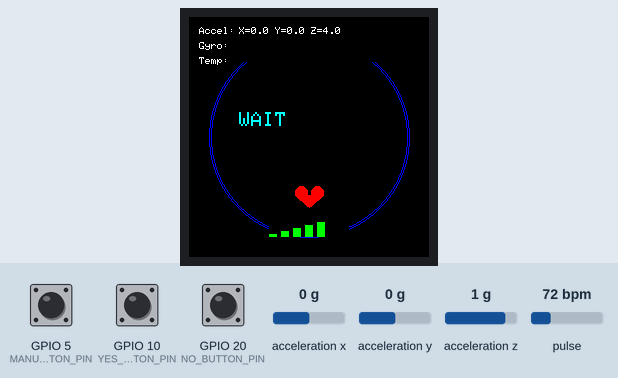
A sketch run on a simulated ESP32-S3. Parts: 240×240 colour display. Wiring (inferred from the names in the program): MPU-9250 motion sensor at I2C address 0x68. The test bench sets the inputs (shaded band); at power-on: acceleration x 0 g, GPIO 10 (YES_BUTTON_PIN) HIGH, acceleration y 0 g, GPIO 20 (NO_BUTTON_PIN) HIGH, acceleration z 1 g, GPIO 5 (MANUAL_BUTTON_PIN) HIGH, pulse 72 bpm. What the sketch prints to the serial monitor is not drawn.

Above: at 3.6 s.
3.7 s: acceleration x set to -1.4 g
At 4.9 s:
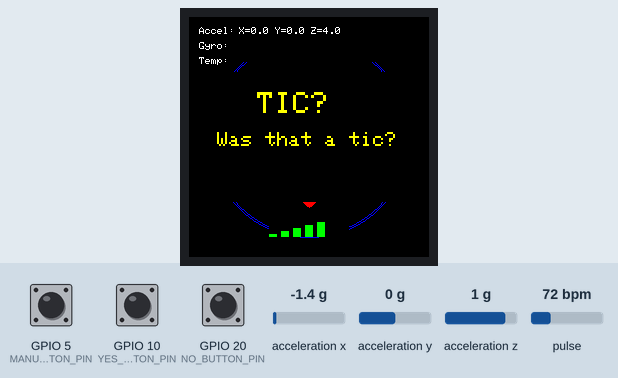
5.2 s: GPIO 10 (YES_BUTTON_PIN) pulled LOW for 0.15 s
At 5.7 s:
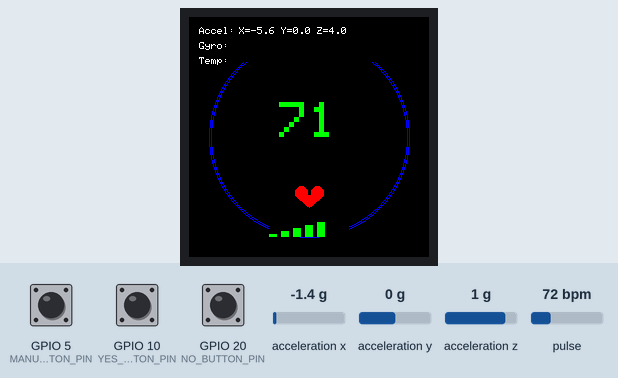
8.3 s: acceleration y set to -1.4 g
At 9.5 s:
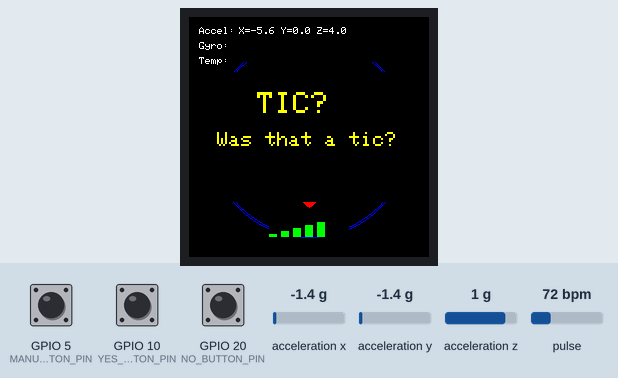
9.8 s: GPIO 20 (NO_BUTTON_PIN) pulled LOW for 0.15 s
At 10.7 s:
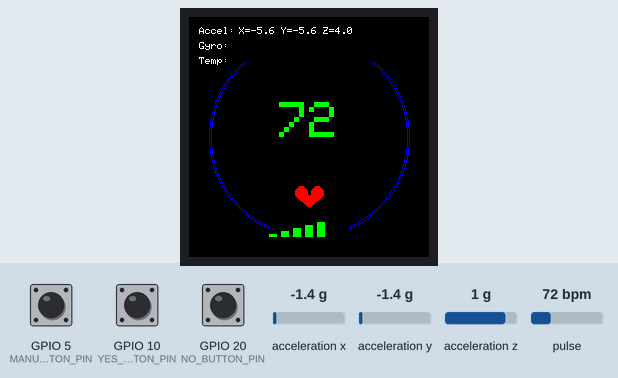
11.5 s: acceleration z set to -1.4 g
At 12.7 s:
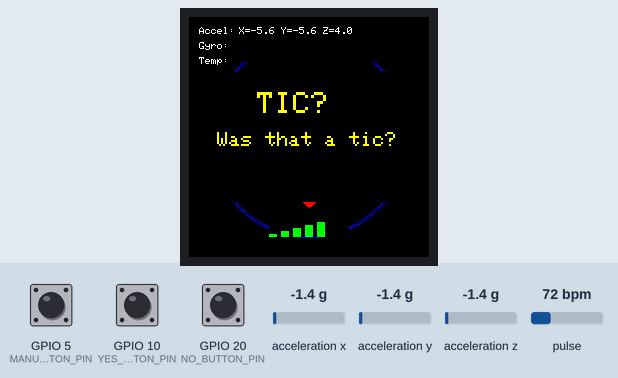
13.0 s: GPIO 10 (YES_BUTTON_PIN) pulled LOW for 1 s
At 15.3 s:
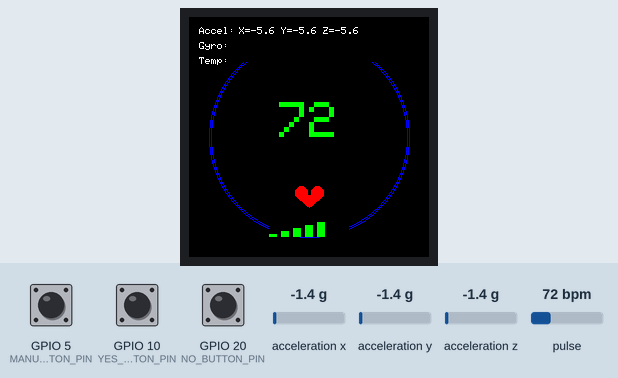
Timing chart, 0 to 16.5 s (numbered marks = the images above; inputs shaded):
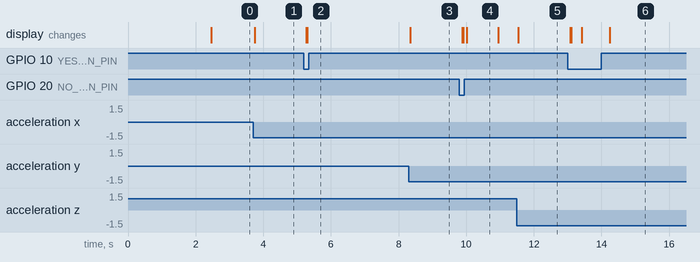

Measured:
- after the input at 3.7 s, the display: changes after 0.05 s (image 1)
- after the input at 5.2 s, the display: first changes after 0.06 s (image 2 shows a later state)
- after the input at 8.3 s, the display: changes at once (image 3)
- after the input at 9.8 s, the display: first changes after 0.08 s (image 4 shows a later state)
- after the input at 11.5 s, the display: changes at once (image 5)
- after the input at 13.0 s, the display: first changes after 0.07 s (image 6 shows a later state)
- what the display in image 4 shows lasts 1.0 s, from 10.0 s to 11.0 s

The sketch:

demo.ino
```cpp
#include <Wire.h>
#include "MAX30105.h"
#include <SPI.h>
#include <Adafruit_GFX.h>
#include <Adafruit_GC9A01A.h>

// ================= PIN CONFIGURATION =================
#define SDA_PIN 8
#define SCL_PIN 9
#define TFT_DC 7
#define TFT_CS 3
#define MPU6500_ADDR 0x68

#define YES_BUTTON_PIN     10
#define NO_BUTTON_PIN      20
#define MANUAL_BUTTON_PIN  5

#define SPIKE_DELTA_THRESHOLD 0.8f
#define SPIKE_MIN_MAG         1.5f

// ================= HEART RATE SETTINGS ===============
#define AC_THRESHOLD 8
#define MIN_BPM 45
#define MAX_BPM 120
#define DC_ALPHA 0.80
#define PEAK_LOCKOUT_MS 450
#define BPM_HISTORY 4
// =====================================================

long dcAvg = 0;
bool aboveThreshold = false;
unsigned long lastBeatTime = 0;
float currentBPM = 0;
float avgBPM = 0;
float bpmHist[BPM_HISTORY];
int bpmIdx = 0;
long lastAC = 0;

int pulseRadius = 0;
bool pulsing = false;
unsigned long pulseStartTime = 0;

int16_t ax, ay, az;
int16_t gx, gy, gz;
int16_t temp;
float ax_g, ay_g, az_g;
float gx_dps, gy_dps, gz_dps;
float temperature;
float accel_magnitude;

float last_accel_magnitude = 0.0;
bool ticPromptActive = false;
unsigned long lastDebounceTime = 0;
const unsigned long DEBOUNCE_DELAY = 300;

MAX30105 sensor;
Adafruit_GC9A01A tft(TFT_CS, TFT_DC);

void setup() {
  Serial.begin(115200);

  Wire.begin(SDA_PIN, SCL_PIN);
  Wire.setClock(100000);

  tft.begin();
  tft.setRotation(0);
  tft.fillScreen(GC9A01A_BLACK);

  drawWelcomeScreen();
  delay(2000);

  if (!sensor.begin(Wire, I2C_SPEED_STANDARD)) {
    while(1);
  }

  // Wrist-optimized config
  sensor.setup(0x3F, 4, 2, 200, 411, 4096);
  sensor.setPulseAmplitudeIR(0xFF);
  sensor.setPulseAmplitudeRed(0x00);

  Wire.beginTransmission(MPU6500_ADDR);
  Wire.write(0x6B); Wire.write(0); Wire.endTransmission(true);
  delay(100);

  pinMode(YES_BUTTON_PIN, INPUT_PULLUP);
  pinMode(NO_BUTTON_PIN, INPUT_PULLUP);
  pinMode(MANUAL_BUTTON_PIN, INPUT_PULLUP);

  Serial.println("timestamp,ax,ay,az,gx,gy,gz,mag,temp,bpm,label");

  drawMainUI();
}

void loop() {
  unsigned long currentTime = millis();

  // ================= HEART RATE =================
  long rawIR = sensor.getIR();
  bool hasContact = (rawIR > 15000);

  if (hasContact) {
    dcAvg = DC_ALPHA * dcAvg + (1.0 - DC_ALPHA) * rawIR;
    long ac = rawIR - dcAvg;

    // Rising edge detection
    if (ac > AC_THRESHOLD && lastAC <= AC_THRESHOLD && !aboveThreshold) {

      if (lastBeatTime == 0) {
        lastBeatTime = currentTime;
      }
      else if (currentTime - lastBeatTime > PEAK_LOCKOUT_MS) {

        unsigned long interval = currentTime - lastBeatTime;
        float newBPM = 60000.0 / interval;

        if (newBPM >= MIN_BPM && newBPM <= MAX_BPM) {

          bool isOutlier = (avgBPM > 0 && abs(newBPM - avgBPM) > 15);

          if (!isOutlier) {
            bpmHist[bpmIdx] = newBPM;
            bpmIdx = (bpmIdx + 1) % BPM_HISTORY;

            float sum = 0; int count = 0;
            for (int i = 0; i < BPM_HISTORY; i++) {
              if (bpmHist[i] > 0) {
                sum += bpmHist[i];
                count++;
              }
            }

            avgBPM = count ? sum / count : 0;
            currentBPM = newBPM;

            pulsing = true;
            pulseStartTime = currentTime;
          }
        }

        lastBeatTime = currentTime;
      }

      aboveThreshold = true;
    }

    if (ac < 0) aboveThreshold = false;

    lastAC = ac;
  }

  // ================= MANUAL BUTTON (ALWAYS WORKS) =================
  if (digitalRead(MANUAL_BUTTON_PIN) == LOW &&
      (currentTime - lastDebounceTime > DEBOUNCE_DELAY)) {

    logTicData("manual");
    lastDebounceTime = currentTime;
  }

  // ================= IMU =================
  Wire.beginTransmission(MPU6500_ADDR); Wire.write(0x3B);
  Wire.endTransmission(false);
  Wire.requestFrom(MPU6500_ADDR, 6, true);

  ax = (Wire.read() << 8) | Wire.read();
  ay = (Wire.read() << 8) | Wire.read();
  az = (Wire.read() << 8) | Wire.read();

  ax_g = ax / 4096.0;
  ay_g = ay / 4096.0;
  az_g = az / 4096.0;

  accel_magnitude = sqrt(ax_g*ax_g + ay_g*ay_g + az_g*az_g);

  // ================= TIC DETECTION =================
  bool isSpike = false;

  if (last_accel_magnitude > 0 && !ticPromptActive) {
    if (accel_magnitude > SPIKE_MIN_MAG &&
        (accel_magnitude - last_accel_magnitude) > SPIKE_DELTA_THRESHOLD) {
      isSpike = true;
    }
  }

  last_accel_magnitude = accel_magnitude;

  if (isSpike) {
    ticPromptActive = true;
    drawTicPrompt();
  }

  // YES / NO only during prompt
  if (ticPromptActive && (currentTime - lastDebounceTime > DEBOUNCE_DELAY)) {

    if (digitalRead(YES_BUTTON_PIN) == LOW) {
      logTicData("yes");
      ticPromptActive = false;
      lastDebounceTime = currentTime;
      drawMainUI();
    }

    else if (digitalRead(NO_BUTTON_PIN) == LOW) {
      logTicData("no");
      ticPromptActive = false;
      lastDebounceTime = currentTime;
      drawMainUI();
    }
  }

  // ================= DISPLAY =================
  static unsigned long lastDisplayUpdate = 0;

  if (currentTime - lastDisplayUpdate > 100) {
    lastDisplayUpdate = currentTime;

    if (!ticPromptActive) {
      updateBPMDisplay(avgBPM, hasContact);
      updateSignalIndicator(hasContact, rawIR);
      updateIMUDisplay();
    }
  }

  delay(10);
}

// ================= LOGGING =================
void logTicData(const char* label) {
  Serial.print(millis()); Serial.print(",");
  Serial.print(ax_g, 3); Serial.print(",");
  Serial.print(ay_g, 3); Serial.print(",");
  Serial.print(az_g, 3); Serial.print(",");
  Serial.print(accel_magnitude, 3); Serial.print(",");
  Serial.print(temperature, 2); Serial.print(",");
  Serial.print(currentBPM, 1); Serial.print(",");
  Serial.println(label);
}

// ====================== UI FUNCTIONS ======================
void drawWelcomeScreen() {
  tft.fillScreen(GC9A01A_BLACK);
  tft.fillCircle(100, 80, 20, GC9A01A_RED);
  tft.fillCircle(140, 80, 20, GC9A01A_RED);
  tft.fillTriangle(80, 85, 120, 140, 160, 85, GC9A01A_RED);

  tft.setCursor(55, 160);
  tft.setTextColor(GC9A01A_WHITE);
  tft.setTextSize(2);
  tft.println("HEART");

  tft.setCursor(50, 185);
  tft.println("MONITOR");
}

void drawMainUI() {
  tft.fillScreen(GC9A01A_BLACK);

  tft.drawCircle(120, 120, 100, GC9A01A_BLUE);
  tft.drawCircle(120, 120, 98, GC9A01A_BLUE);

  tft.setCursor(85, 30);
  tft.setTextColor(GC9A01A_CYAN);
  tft.setTextSize(2);
  tft.println("BPM");

  drawHeartIcon(120, 180, GC9A01A_RED);

  tft.setCursor(10, 10);
  tft.setTextColor(GC9A01A_WHITE);
  tft.setTextSize(1);
  tft.println("Accel:");

  tft.setCursor(10, 25);
  tft.println("Gyro:");

  tft.setCursor(10, 40);
  tft.println("Temp:");
}

void drawTicPrompt() {
  tft.fillRect(15, 55, 210, 130, GC9A01A_BLACK);

  tft.setTextColor(GC9A01A_YELLOW);
  tft.setTextSize(3);
  tft.setCursor(68, 75);
  tft.println("TIC?");

  tft.setTextSize(2);
  tft.setCursor(28, 115);
  tft.println("Was that a tic?");
}

void updateBPMDisplay(float bpm, bool hasContact) {
  tft.fillRect(40, 70, 160, 60, GC9A01A_BLACK);

  if (!hasContact) {
    tft.setCursor(70, 95);
    tft.setTextColor(GC9A01A_YELLOW);
    tft.setTextSize(2);
    tft.println("---");
  }
  else if (bpm == 0) {
    tft.setCursor(50, 95);
    tft.setTextColor(GC9A01A_CYAN);
    tft.setTextSize(2);
    tft.println("WAIT");
  }
  else {
    tft.setTextSize(5);
    tft.setTextColor(GC9A01A_GREEN);

    String bpmStr = String((int)bpm);
    int16_t x = 120 - (bpmStr.length() * 30) / 2;

    tft.setCursor(x, 85);
    tft.println(bpmStr);
  }
}

void updateSignalIndicator(bool hasContact, long signal) {
  int startX = 80;
  int startY = 220;

  tft.fillRect(startX, startY - 20, 80, 20, GC9A01A_BLACK);

  if (!hasContact) {
    tft.setCursor(startX - 10, startY - 15);
    tft.setTextColor(GC9A01A_RED);
    tft.setTextSize(1);
    tft.println("NO SIGNAL");
    return;
  }

  int strength = 0;
  if (signal > 15000) strength = 1;
  if (signal > 30000) strength = 2;
  if (signal > 50000) strength = 3;
  if (signal > 80000) strength = 4;
  if (signal > 100000) strength = 5;

  for (int i = 0; i < 5; i++) {
    int barHeight = (i + 1) * 3;
    uint16_t color = (i < strength) ? GC9A01A_GREEN : GC9A01A_DARKGREY;

    tft.fillRect(startX + i * 12, startY - barHeight, 8, barHeight, color);
  }
}

void updateIMUDisplay() {
  tft.fillRect(50, 10, 180, 35, GC9A01A_BLACK);

  tft.setCursor(50, 10);
  tft.setTextColor(GC9A01A_WHITE);
  tft.setTextSize(1);

  tft.print("X="); tft.print(ax_g, 1);
  tft.print(" Y="); tft.print(ay_g, 1);
  tft.print(" Z="); tft.print(az_g, 1);
}

void drawHeartIcon(int x, int y, uint16_t color) {
  tft.fillCircle(x - 8, y - 5, 6, color);
  tft.fillCircle(x + 8, y - 5, 6, color);
  tft.fillTriangle(x - 14, y - 2, x, y + 10, x + 14, y - 2, color);
}
```
